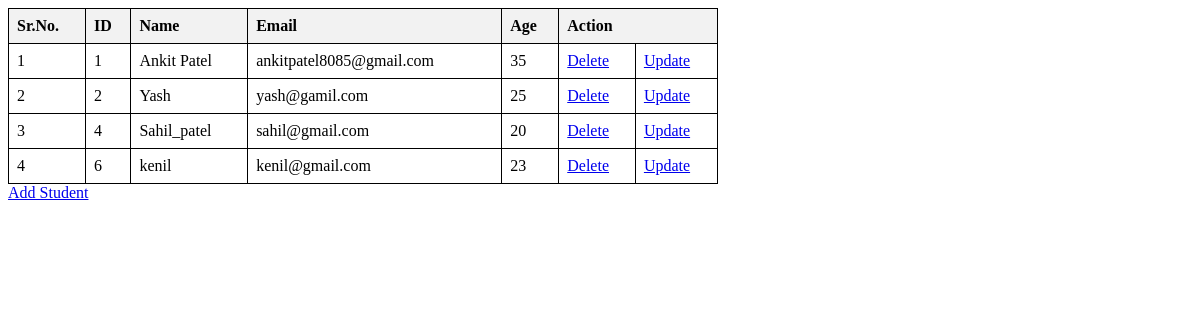
Page /display on the earlier database version.
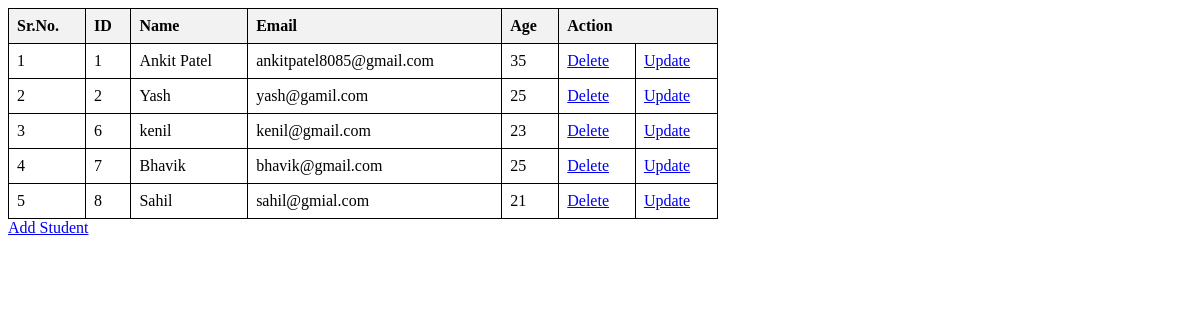
Same page on the later database version.
### myapp/models.py (models this page shows)
class Student(models.Model):
    name = models.CharField(max_length=20)
    email = models.CharField(max_length=50)
    age = models.IntegerField()

### myapp/views.py (the view)
# urls.py: path("display",display,name="display"),
def display(request):
    students=Student.objects.all()
    return render(request,"display.html",{"students":students})

### myapp/templates/display.html (shortened to what this page needs)
<!DOCTYPE html>
<html>
<head>
</head>
<body>
    <table>
        <thead>
            <tr>
                <th>Sr.No.</th>
                <th>ID</th>
                <th>Name</th>
                <th>Email</th>
                <th>Age</th>
                <th colspan="2">Action</th>
            </tr>
        </thead>
        <tbody>
            {%for Student in students%}
            <tr>
                <td>{{forloop.counter}}</td>
                <td>{{Student.id}}</td>
                <td>{{Student.name}}</td>
                <td>{{Student.email}}</td>
                <td>{{Student.age}}</td>
                <td><a href="{%url 'delete'%}?id={{Student.id}}" class="btn btn-danger">Delete</a></td>
                <td><a href="{%url 'update'%}?id={{Student.id}}" class="btn btn-primary">Update</a></td>
            </tr>
            {%endfor%}
        </tbody>
    </table>
    <a href="{%url 'index'%}" class="btn btn-info">Add Student</a>
</body>
</html>

### myapp/templates/display.html (style rules this page uses)
table { width: 60%; border-collapse: collapse; }
th, td { border: 1px solid #000; padding: 8px; text-align: left; }
th { background-color: #f2f2f2; }

Differences in the rows shown:
removed Student: id "4", name "Sahil_patel", email "sahil@gmail.com", age "20"
added Student: id "7", name "Bhavik", email "bhavik@gmail.com", age "25"
added Student: id "8", name "Sahil", email "sahil@gmial.com", age "21"
